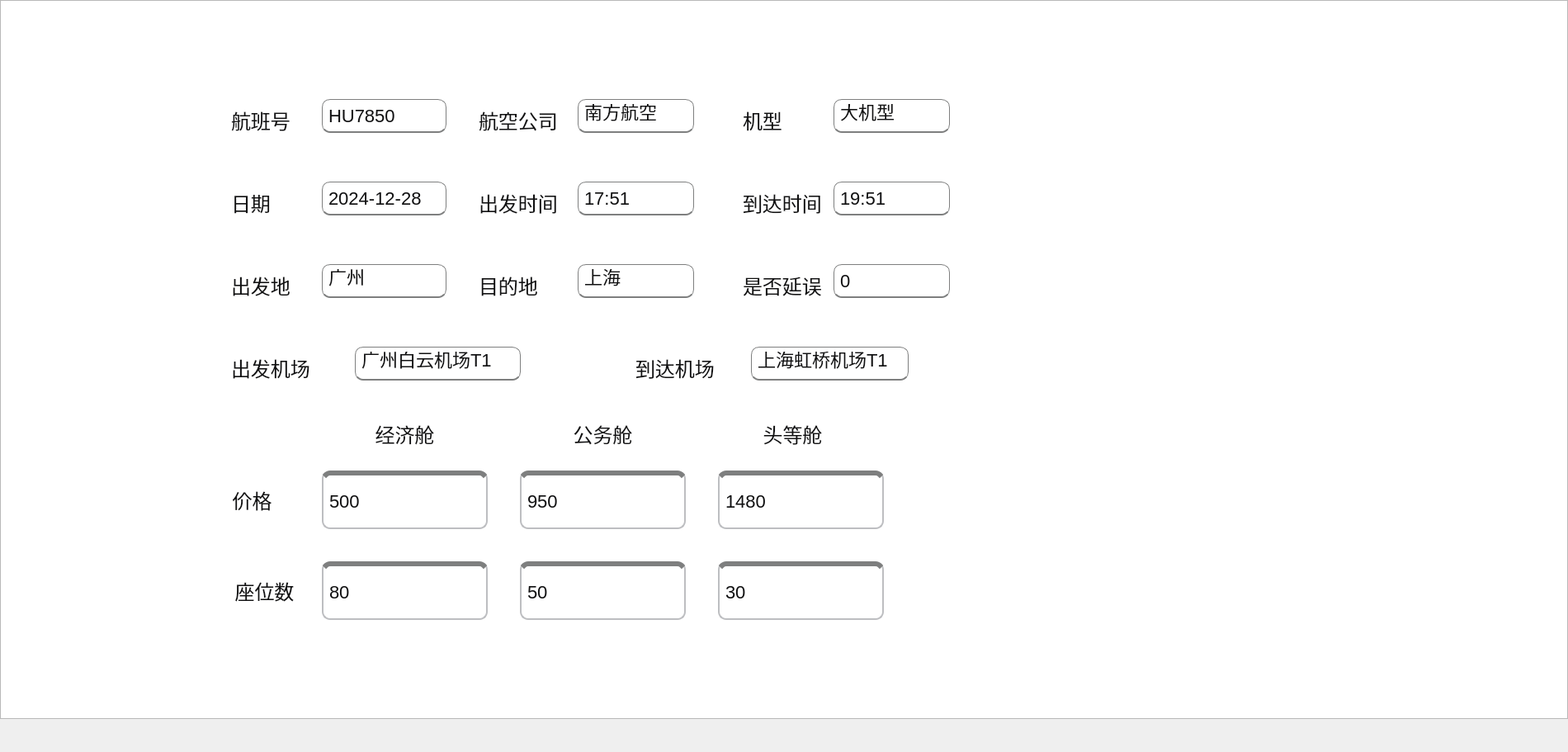
<?xml version="1.0" encoding="UTF-8"?>
<ui version="4.0">
 <class>flight_add2</class>
 <widget class="QWidget" name="flight_add2">
  <property name="geometry">
   <rect>
    <x>0</x>
    <y>0</y>
    <width>1900</width>
    <height>911</height>
   </rect>
  </property>
  <property name="windowTitle">
   <string>Form</string>
  </property>
  <property name="styleSheet">
   <string notr="true">/* QLineEdit 样式 */
QLineEdit {
    color: #101011;
    background-color: white;
    font-size: 24px; /* 提高字体大小 */
    border: 1px solid #7E7F7F; /* 设置边框颜色和粗细 */
    border-radius: 10px; /* 圆角边框 */
    font-family: &quot;Microsoft YaHei&quot;;
    padding: 5px; /* 增加内边距 */
}
</string>
  </property>
  <widget class="QLineEdit" name="arrivalTime">
   <property name="geometry">
    <rect>
     <x>1010</x>
     <y>220</y>
     <width>141</width>
     <height>41</height>
    </rect>
   </property>
   <property name="styleSheet">
    <string notr="true">QLineEdit {
    font-family: &quot;SimSun&quot;;
    font-size: 22px;
    color: #101011;
	background-color: #FFFFFF;
	border-bottom: 2px solid #7E7F7F;

}</string>
   </property>
   <property name="text">
    <string>19:51</string>
   </property>
  </widget>
  <widget class="QLabel" name="label_9">
   <property name="geometry">
    <rect>
     <x>900</x>
     <y>230</y>
     <width>101</width>
     <height>31</height>
    </rect>
   </property>
   <property name="styleSheet">
    <string notr="true">QLabel {
    font-family: &quot;Microsoft YaHei&quot;;
    font-size: 24px;
    color: #101011;
	background-color: #FFFFFF;
}</string>
   </property>
   <property name="text">
    <string>到达时间</string>
   </property>
  </widget>
  <widget class="QLineEdit" name="headCapacity">
   <property name="geometry">
    <rect>
     <x>870</x>
     <y>680</y>
     <width>201</width>
     <height>71</height>
    </rect>
   </property>
   <property name="styleSheet">
    <string notr="true">QLineEdit {
    font-family: &quot;SimSun&quot;;
    font-size: 22px;
    color: #101011;
	background-color: #FFFFFF;
border: 2px solid #BDBEC1; /* 边框 */
	border-top: 6px solid #7E7F7F;

}</string>
   </property>
   <property name="text">
    <string>30</string>
   </property>
  </widget>
  <widget class="QLabel" name="label_13">
   <property name="geometry">
    <rect>
     <x>580</x>
     <y>130</y>
     <width>101</width>
     <height>31</height>
    </rect>
   </property>
   <property name="styleSheet">
    <string notr="true">QLabel {
    font-family: &quot;Microsoft YaHei&quot;;
    font-size: 24px;
    color: #101011;
	background-color: #FFFFFF;
}</string>
   </property>
   <property name="text">
    <string>航空公司</string>
   </property>
  </widget>
  <widget class="QLineEdit" name="busCapacity">
   <property name="geometry">
    <rect>
     <x>630</x>
     <y>680</y>
     <width>201</width>
     <height>71</height>
    </rect>
   </property>
   <property name="styleSheet">
    <string notr="true">QLineEdit {
    font-family: &quot;SimSun&quot;;
    font-size: 22px;
    color: #101011;
	background-color: #FFFFFF;
border: 2px solid #BDBEC1; /* 边框 */
	border-top: 6px solid #7E7F7F;

}</string>
   </property>
   <property name="text">
    <string>50</string>
   </property>
  </widget>
  <widget class="QLineEdit" name="airCompany">
   <property name="geometry">
    <rect>
     <x>700</x>
     <y>120</y>
     <width>141</width>
     <height>41</height>
    </rect>
   </property>
   <property name="styleSheet">
    <string notr="true">QLineEdit {
    font-family: &quot;Microsoft YaHei&quot;;
    font-size: 22px;
    color: #101011;
	background-color: #FFFFFF;
	border-bottom: 2px solid #7E7F7F;

}</string>
   </property>
   <property name="text">
    <string>南方航空</string>
   </property>
  </widget>
  <widget class="QLabel" name="label_11">
   <property name="geometry">
    <rect>
     <x>280</x>
     <y>230</y>
     <width>61</width>
     <height>31</height>
    </rect>
   </property>
   <property name="styleSheet">
    <string notr="true">QLabel {
    font-family: &quot;Microsoft YaHei&quot;;
    font-size: 24px;
    color: #101011;
	background-color: #FFFFFF;
}</string>
   </property>
   <property name="text">
    <string>日期</string>
   </property>
  </widget>
  <widget class="QLineEdit" name="headPrice">
   <property name="geometry">
    <rect>
     <x>870</x>
     <y>570</y>
     <width>201</width>
     <height>71</height>
    </rect>
   </property>
   <property name="styleSheet">
    <string notr="true">QLineEdit {
    font-family: &quot;SimSun&quot;;
    font-size: 22px;
    color: #101011;
	background-color: #FFFFFF;
border: 2px solid #BDBEC1; /* 边框 */
	border-top: 6px solid #7E7F7F;

}</string>
   </property>
   <property name="text">
    <string>1480</string>
   </property>
  </widget>
  <widget class="QLabel" name="label_10">
   <property name="geometry">
    <rect>
     <x>580</x>
     <y>230</y>
     <width>111</width>
     <height>31</height>
    </rect>
   </property>
   <property name="styleSheet">
    <string notr="true">QLabel {
    font-family: &quot;Microsoft YaHei&quot;;
    font-size: 24px;
    color: #101011;
	background-color: #FFFFFF;
}</string>
   </property>
   <property name="text">
    <string>出发时间</string>
   </property>
  </widget>
  <widget class="QLabel" name="label_22">
   <property name="geometry">
    <rect>
     <x>630</x>
     <y>510</y>
     <width>201</width>
     <height>31</height>
    </rect>
   </property>
   <property name="styleSheet">
    <string notr="true">QLabel {
    font-family: &quot;Microsoft YaHei&quot;;
    font-size: 24px;
    color: #101011;
	background-color: #FFFFFF;
}</string>
   </property>
   <property name="text">
    <string>公务舱</string>
   </property>
   <property name="alignment">
    <set>Qt::AlignCenter</set>
   </property>
  </widget>
  <widget class="QLabel" name="label_17">
   <property name="geometry">
    <rect>
     <x>280</x>
     <y>330</y>
     <width>81</width>
     <height>31</height>
    </rect>
   </property>
   <property name="styleSheet">
    <string notr="true">QLabel {
    font-family: &quot;Microsoft YaHei&quot;;
    font-size: 24px;
    color: #101011;
	background-color: #FFFFFF;
}</string>
   </property>
   <property name="text">
    <string>出发地</string>
   </property>
  </widget>
  <widget class="QLabel" name="label_25">
   <property name="geometry">
    <rect>
     <x>270</x>
     <y>700</y>
     <width>101</width>
     <height>31</height>
    </rect>
   </property>
   <property name="styleSheet">
    <string notr="true">QLabel {
    font-family: &quot;Microsoft YaHei&quot;;
    font-size: 24px;
    color: #101011;
	background-color: #FFFFFF;
}</string>
   </property>
   <property name="text">
    <string>座位数</string>
   </property>
   <property name="alignment">
    <set>Qt::AlignCenter</set>
   </property>
  </widget>
  <widget class="QLineEdit" name="isDelayed">
   <property name="geometry">
    <rect>
     <x>1010</x>
     <y>320</y>
     <width>141</width>
     <height>41</height>
    </rect>
   </property>
   <property name="styleSheet">
    <string notr="true">QLineEdit {
    font-family: &quot;SimSun&quot;;
    font-size: 22px;
    color: #101011;
	background-color: #FFFFFF;
	border-bottom: 2px solid #7E7F7F;

}</string>
   </property>
   <property name="text">
    <string>0</string>
   </property>
  </widget>
  <widget class="QLineEdit" name="flightNumber">
   <property name="geometry">
    <rect>
     <x>390</x>
     <y>120</y>
     <width>151</width>
     <height>41</height>
    </rect>
   </property>
   <property name="styleSheet">
    <string notr="true">QLineEdit {
    font-family: &quot;Microsoft YaHei&quot;;
    font-size: 22px;
    color: #101011;
	background-color: #FFFFFF;
	border-bottom: 2px solid #7E7F7F;

}</string>
   </property>
   <property name="text">
    <string>HU7850</string>
   </property>
  </widget>
  <widget class="QLineEdit" name="arrivalCity">
   <property name="geometry">
    <rect>
     <x>700</x>
     <y>320</y>
     <width>141</width>
     <height>41</height>
    </rect>
   </property>
   <property name="styleSheet">
    <string notr="true">QLineEdit {
    font-family: &quot;Microsoft YaHei&quot;;
    font-size: 22px;
    color: #101011;
	background-color: #FFFFFF;
	border-bottom: 2px solid #7E7F7F;

}</string>
   </property>
   <property name="text">
    <string>上海</string>
   </property>
  </widget>
  <widget class="QLineEdit" name="deparureAirport">
   <property name="geometry">
    <rect>
     <x>430</x>
     <y>420</y>
     <width>201</width>
     <height>41</height>
    </rect>
   </property>
   <property name="styleSheet">
    <string notr="true">QLineEdit {
    font-family: &quot;SimSun&quot;;
    font-size: 22px;
    color: #101011;
	background-color: #FFFFFF;
	border-bottom: 2px solid #7E7F7F;

}</string>
   </property>
   <property name="text">
    <string>广州白云机场T1</string>
   </property>
  </widget>
  <widget class="QLineEdit" name="arrivalAirport">
   <property name="geometry">
    <rect>
     <x>910</x>
     <y>420</y>
     <width>191</width>
     <height>41</height>
    </rect>
   </property>
   <property name="styleSheet">
    <string notr="true">QLineEdit {
    font-family: &quot;SimSun&quot;;
    font-size: 22px;
    color: #101011;
	background-color: #FFFFFF;
	border-bottom: 2px solid #7E7F7F;

}</string>
   </property>
   <property name="text">
    <string>上海虹桥机场T1</string>
   </property>
  </widget>
  <widget class="QLineEdit" name="busPrice">
   <property name="geometry">
    <rect>
     <x>630</x>
     <y>570</y>
     <width>201</width>
     <height>71</height>
    </rect>
   </property>
   <property name="styleSheet">
    <string notr="true">QLineEdit {
    font-family: &quot;SimSun&quot;;
    font-size: 22px;
    color: #101011;
	background-color: #FFFFFF;
border: 2px solid #BDBEC1; /* 边框 */
	border-top: 6px solid #7E7F7F;

}</string>
   </property>
   <property name="text">
    <string>950</string>
   </property>
  </widget>
  <widget class="QLabel" name="label_21">
   <property name="geometry">
    <rect>
     <x>390</x>
     <y>510</y>
     <width>201</width>
     <height>31</height>
    </rect>
   </property>
   <property name="styleSheet">
    <string notr="true">QLabel {
    font-family: &quot;Microsoft YaHei&quot;;
    font-size: 24px;
    color: #101011;
	background-color: #FFFFFF;
}</string>
   </property>
   <property name="text">
    <string>经济舱</string>
   </property>
   <property name="alignment">
    <set>Qt::AlignCenter</set>
   </property>
  </widget>
  <widget class="QLineEdit" name="ecoCapacity">
   <property name="geometry">
    <rect>
     <x>390</x>
     <y>680</y>
     <width>201</width>
     <height>71</height>
    </rect>
   </property>
   <property name="styleSheet">
    <string notr="true">QLineEdit {
    font-family: &quot;SimSun&quot;;
    font-size: 22px;
    color: #101011;
	background-color: #FFFFFF;
border: 2px solid #BDBEC1; /* 边框 */
	border-top: 6px solid #7E7F7F;

}</string>
   </property>
   <property name="text">
    <string>80</string>
   </property>
  </widget>
  <widget class="QLabel" name="label_20">
   <property name="geometry">
    <rect>
     <x>280</x>
     <y>430</y>
     <width>101</width>
     <height>31</height>
    </rect>
   </property>
   <property name="styleSheet">
    <string notr="true">QLabel {
    font-family: &quot;Microsoft YaHei&quot;;
    font-size: 24px;
    color: #101011;
	background-color: #FFFFFF;
}</string>
   </property>
   <property name="text">
    <string>出发机场</string>
   </property>
  </widget>
  <widget class="QPushButton" name="add">
   <property name="geometry">
    <rect>
     <x>1010</x>
     <y>50</y>
     <width>141</width>
     <height>41</height>
    </rect>
   </property>
   <property name="styleSheet">
    <string notr="true">QPushButton {
    font-family: &quot;Microsoft YaHei&quot;;
    font-size: 28px;
    color: white;
    background: qlineargradient(x1:0, y1:0, x2:1, y2:0,
                  stop:0 #FDC245, stop:1 #FB9E23);
border-radius: 10px;

}
QPushButton:hover {
background-color:#FAC85C;
}</string>
   </property>
   <property name="text">
    <string>添加</string>
   </property>
  </widget>
  <widget class="QLabel" name="label_16">
   <property name="geometry">
    <rect>
     <x>580</x>
     <y>330</y>
     <width>101</width>
     <height>31</height>
    </rect>
   </property>
   <property name="styleSheet">
    <string notr="true">QLabel {
    font-family: &quot;Microsoft YaHei&quot;;
    font-size: 24px;
    color: #101011;
	background-color: #FFFFFF;
}</string>
   </property>
   <property name="text">
    <string>目的地</string>
   </property>
  </widget>
  <widget class="QLineEdit" name="deparureCity">
   <property name="geometry">
    <rect>
     <x>390</x>
     <y>320</y>
     <width>151</width>
     <height>41</height>
    </rect>
   </property>
   <property name="styleSheet">
    <string notr="true">QLineEdit {
    font-family: &quot;Microsoft YaHei&quot;;
    font-size: 22px;
    color: #101011;
	background-color: #FFFFFF;
	border-bottom: 2px solid #7E7F7F;

}</string>
   </property>
   <property name="text">
    <string>广州</string>
   </property>
  </widget>
  <widget class="QLabel" name="label_24">
   <property name="geometry">
    <rect>
     <x>250</x>
     <y>590</y>
     <width>111</width>
     <height>31</height>
    </rect>
   </property>
   <property name="styleSheet">
    <string notr="true">QLabel {
    font-family: &quot;Microsoft YaHei&quot;;
    font-size: 24px;
    color: #101011;
	background-color: #FFFFFF;
}</string>
   </property>
   <property name="text">
    <string>价格</string>
   </property>
   <property name="alignment">
    <set>Qt::AlignCenter</set>
   </property>
  </widget>
  <widget class="QLineEdit" name="ecoPrice">
   <property name="geometry">
    <rect>
     <x>390</x>
     <y>570</y>
     <width>201</width>
     <height>71</height>
    </rect>
   </property>
   <property name="styleSheet">
    <string notr="true">QLineEdit {
    font-family: &quot;SimSun&quot;;
    font-size: 22px;
    color: #101011;
	background-color: #FFFFFF;
border: 2px solid #BDBEC1; /* 边框 */
	border-top: 6px solid #7E7F7F;

}</string>
   </property>
   <property name="text">
    <string>500</string>
   </property>
   <property name="frame">
    <bool>true</bool>
   </property>
  </widget>
  <widget class="QLabel" name="label_12">
   <property name="geometry">
    <rect>
     <x>900</x>
     <y>130</y>
     <width>61</width>
     <height>31</height>
    </rect>
   </property>
   <property name="styleSheet">
    <string notr="true">QLabel {
    font-family: &quot;Microsoft YaHei&quot;;
    font-size: 24px;
    color: #101011;
	background-color: #FFFFFF;
}</string>
   </property>
   <property name="text">
    <string>机型</string>
   </property>
  </widget>
  <widget class="QLabel" name="label_19">
   <property name="geometry">
    <rect>
     <x>770</x>
     <y>430</y>
     <width>111</width>
     <height>31</height>
    </rect>
   </property>
   <property name="styleSheet">
    <string notr="true">QLabel {
    font-family: &quot;Microsoft YaHei&quot;;
    font-size: 24px;
    color: #101011;
	background-color: #FFFFFF;
}</string>
   </property>
   <property name="text">
    <string>到达机场</string>
   </property>
  </widget>
  <widget class="QLabel" name="label_23">
   <property name="geometry">
    <rect>
     <x>860</x>
     <y>510</y>
     <width>201</width>
     <height>31</height>
    </rect>
   </property>
   <property name="styleSheet">
    <string notr="true">QLabel {
    font-family: &quot;Microsoft YaHei&quot;;
    font-size: 24px;
    color: #101011;
	background-color: #FFFFFF;
}</string>
   </property>
   <property name="text">
    <string>头等舱</string>
   </property>
   <property name="alignment">
    <set>Qt::AlignCenter</set>
   </property>
  </widget>
  <widget class="QLineEdit" name="deparureTime">
   <property name="geometry">
    <rect>
     <x>700</x>
     <y>220</y>
     <width>141</width>
     <height>41</height>
    </rect>
   </property>
   <property name="styleSheet">
    <string notr="true">QLineEdit {
    font-family: &quot;Microsoft YaHei&quot;;
    font-size: 22px;
    color: #101011;
	background-color: #FFFFFF;
	border-bottom: 2px solid #7E7F7F;

}</string>
   </property>
   <property name="text">
    <string>17:51</string>
   </property>
  </widget>
  <widget class="QLineEdit" name="date">
   <property name="geometry">
    <rect>
     <x>390</x>
     <y>220</y>
     <width>151</width>
     <height>41</height>
    </rect>
   </property>
   <property name="styleSheet">
    <string notr="true">QLineEdit {
    font-family: &quot;Microsoft YaHei&quot;;
    font-size: 22px;
    color: #101011;
	background-color: #FFFFFF;
	border-bottom: 2px solid #7E7F7F;

}</string>
   </property>
   <property name="text">
    <string>2024-12-28</string>
   </property>
  </widget>
  <widget class="QLabel" name="label_14">
   <property name="geometry">
    <rect>
     <x>280</x>
     <y>130</y>
     <width>81</width>
     <height>31</height>
    </rect>
   </property>
   <property name="styleSheet">
    <string notr="true">QLabel {
    font-family: &quot;Microsoft YaHei&quot;;
    font-size: 24px;
    color: #101011;
	background-color: #FFFFFF;
}</string>
   </property>
   <property name="text">
    <string>航班号</string>
   </property>
  </widget>
  <widget class="QLabel" name="label_18">
   <property name="geometry">
    <rect>
     <x>900</x>
     <y>330</y>
     <width>101</width>
     <height>31</height>
    </rect>
   </property>
   <property name="styleSheet">
    <string notr="true">QLabel {
    font-family: &quot;Microsoft YaHei&quot;;
    font-size: 24px;
    color: #101011;
	background-color: #FFFFFF;
}</string>
   </property>
   <property name="text">
    <string>是否延误</string>
   </property>
  </widget>
  <widget class="QLineEdit" name="aircraftModel">
   <property name="geometry">
    <rect>
     <x>1010</x>
     <y>120</y>
     <width>141</width>
     <height>41</height>
    </rect>
   </property>
   <property name="styleSheet">
    <string notr="true">QLineEdit {
    font-family: &quot;Microsoft YaHei&quot;;
    font-size: 22px;
    color: #101011;
	background-color: #FFFFFF;
	border-bottom: 2px solid #7E7F7F;

}</string>
   </property>
   <property name="text">
    <string>大机型</string>
   </property>
  </widget>
  <widget class="QListView" name="listView">
   <property name="geometry">
    <rect>
     <x>0</x>
     <y>0</y>
     <width>1900</width>
     <height>871</height>
    </rect>
   </property>
  </widget>
  <zorder>listView</zorder>
  <zorder>arrivalTime</zorder>
  <zorder>label_9</zorder>
  <zorder>headCapacity</zorder>
  <zorder>label_13</zorder>
  <zorder>busCapacity</zorder>
  <zorder>airCompany</zorder>
  <zorder>label_11</zorder>
  <zorder>headPrice</zorder>
  <zorder>label_10</zorder>
  <zorder>label_22</zorder>
  <zorder>label_17</zorder>
  <zorder>label_25</zorder>
  <zorder>isDelayed</zorder>
  <zorder>flightNumber</zorder>
  <zorder>arrivalCity</zorder>
  <zorder>deparureAirport</zorder>
  <zorder>arrivalAirport</zorder>
  <zorder>busPrice</zorder>
  <zorder>label_21</zorder>
  <zorder>ecoCapacity</zorder>
  <zorder>label_20</zorder>
  <zorder>add</zorder>
  <zorder>label_16</zorder>
  <zorder>deparureCity</zorder>
  <zorder>label_24</zorder>
  <zorder>ecoPrice</zorder>
  <zorder>label_12</zorder>
  <zorder>label_19</zorder>
  <zorder>label_23</zorder>
  <zorder>deparureTime</zorder>
  <zorder>date</zorder>
  <zorder>label_14</zorder>
  <zorder>label_18</zorder>
  <zorder>aircraftModel</zorder>
 </widget>
 <resources/>
 <connections/>
</ui>
